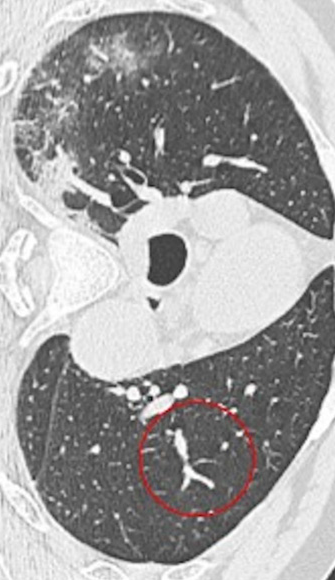
#> input picture assignment06/Images-processed/CT_COVID/2019-novel-Coronavirus-severe-adult-respiratory-dist_2020_International-Jour-p3-89%0.png, 335 x 580 px; its folder holds only this picture in this run
$ jupyter execute --allow-errors COVID-CT_PCA_ML.ipynb
#> lines starting #> are read from the running program, lines starting #| are printed output that depends on the picture
[cell 1]
from imutils import paths
import matplotlib.pyplot as plt
import numpy as np
import cv2
import os

[cell 2]
from sklearn.metrics import accuracy_score,roc_auc_score
from sklearn.metrics import precision_score, recall_score, f1_score
from sklearn import preprocessing
import warnings
warnings.filterwarnings('ignore')

[cell 3]
def getCovidData(img_COVID_paths,img_NonCOVID_paths):
    print("[INFO]  start loading images...")
    data = []
    labels = []
    for imagePath in img_COVID_paths:
        label = imagePath.split(os.path.sep)[-2]
        image = cv2.imread(imagePath)
#> image is the input picture: shape (580, 335, 3); mean B, G, R 161.5, 161.4, 162.4
        image = cv2.cvtColor(image, cv2.COLOR_BGR2GRAY)
#> image: shape (580, 335)
        image = cv2.resize(image, (224, 224))
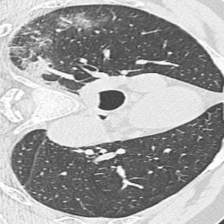
#> image: shape (224, 224); min 37, max 255, mean 161.6
        data.append(image)
        labels.append(label)

    for imagePath in img_NonCOVID_paths:
        label = imagePath.split(os.path.sep)[-2]
        image = cv2.imread(imagePath) ## all the images are stored as a numpy array
        image = cv2.cvtColor(image, cv2.COLOR_BGR2GRAY)
        image = np.array(cv2.resize(image, (224, 224)))
        data.append(image)
        labels.append(label)

    # trans the string to int
    lb = preprocessing.LabelBinarizer()
    labels_num = lb.fit_transform(labels).reshape(-1)
    # trans the img data
    data_list = []
    for image in data:
        #image_data = image.reshape(image.shape[0]*image.shape[1], )
        image_data = image.flatten()
        data_list.append(image_data)
#> this loop made 1 pass
#> after the loop, data_list = 1 item
    data_np = np.array(data_list)
    print("loading images success!")
    return data_np,labels,labels_num

[cell 4]
img_path = 'Images-processed'
img_COVID_paths = list(paths.list_images(os.path.join(img_path,'CT_COVID')))
img_NonCOVID_paths = list(paths.list_images(os.path.join(img_path,'CT_NonCOVID')))
data,labels,labels_num = getCovidData(img_COVID_paths,img_NonCOVID_paths)
#> labels = ['CT_COVID']; labels_num = [0]


$ run again, on assignment06/Images-processed/CT_COVID/2020.02.10.20021584-p6-52%14.png
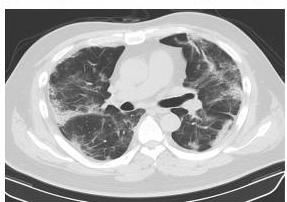
#> input picture assignment06/Images-processed/CT_COVID/2020.02.10.20021584-p6-52%14.png, 287 x 202 px
#> in getCovidData, image is the input picture: shape (202, 287, 3); min 31, max 255, mean 167.9
#> in getCovidData, `image = cv2.resize(image, (224, 224))`:
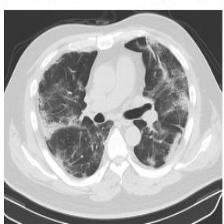
#> image: shape (224, 224); min 41, max 255, mean 167.8
#> the loop in getCovidData, `for image in data:` made 1 pass
#> after the loop in getCovidData, `for image in data:`: data_list = 1 item
#> labels = ['CT_COVID']; labels_num = [0]

$ run again, on assignment06/Images-processed/CT_COVID/2020.02.10.20021584-p6-52%15.png
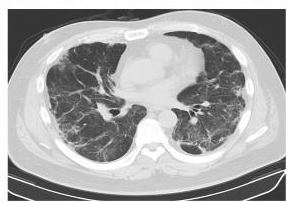
#> input picture assignment06/Images-processed/CT_COVID/2020.02.10.20021584-p6-52%15.png, 287 x 202 px
#> in getCovidData, image is the input picture: shape (202, 287, 3); min 32, max 255, mean 165.9
#> in getCovidData, `image = cv2.resize(image, (224, 224))`:
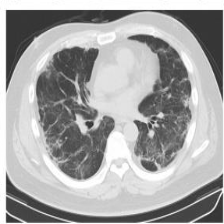
#> image: shape (224, 224); min 41, max 255, mean 165.8
#> the loop in getCovidData, `for image in data:` made 1 pass
#> after the loop in getCovidData, `for image in data:`: data_list = 1 item
#> labels = ['CT_COVID']; labels_num = [0]

$ run again, on assignment06/Images-processed/CT_COVID/2020.02.10.20021584-p6-52%9.png
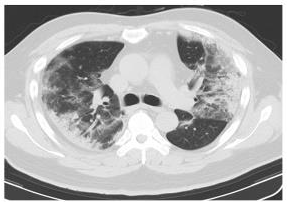
#> input picture assignment06/Images-processed/CT_COVID/2020.02.10.20021584-p6-52%9.png, 287 x 202 px
#> in getCovidData, image is the input picture: shape (202, 287, 3); min 35, max 255, mean 176
#> in getCovidData, `image = cv2.resize(image, (224, 224))`:
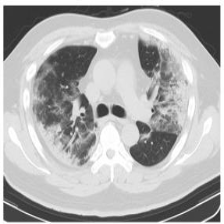
#> image: shape (224, 224); min 43, max 255, mean 176
#> the loop in getCovidData, `for image in data:` made 1 pass
#> after the loop in getCovidData, `for image in data:`: data_list = 1 item
#> labels = ['CT_COVID']; labels_num = [0]

$ run again, on assignment06/Images-processed/CT_COVID/2019-novel-Coronavirus-severe-adult-respiratory-dist_2020_International-Jour-p3-91.png
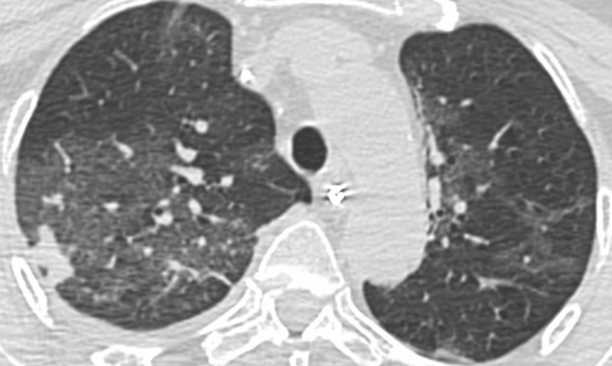
#> input picture assignment06/Images-processed/CT_COVID/2019-novel-Coronavirus-severe-adult-respiratory-dist_2020_International-Jour-p3-91.png, 612 x 366 px
#> in getCovidData, image is the input picture: shape (366, 612, 3); min 54, max 255, mean 151.1
#> in getCovidData, `image = cv2.resize(image, (224, 224))`:
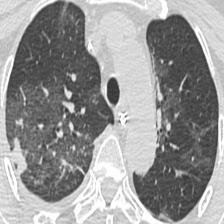
#> image: shape (224, 224); min 55, max 255, mean 151
#> the loop in getCovidData, `for image in data:` made 1 pass
#> after the loop in getCovidData, `for image in data:`: data_list = 1 item
#> labels = ['CT_COVID']; labels_num = [0]
